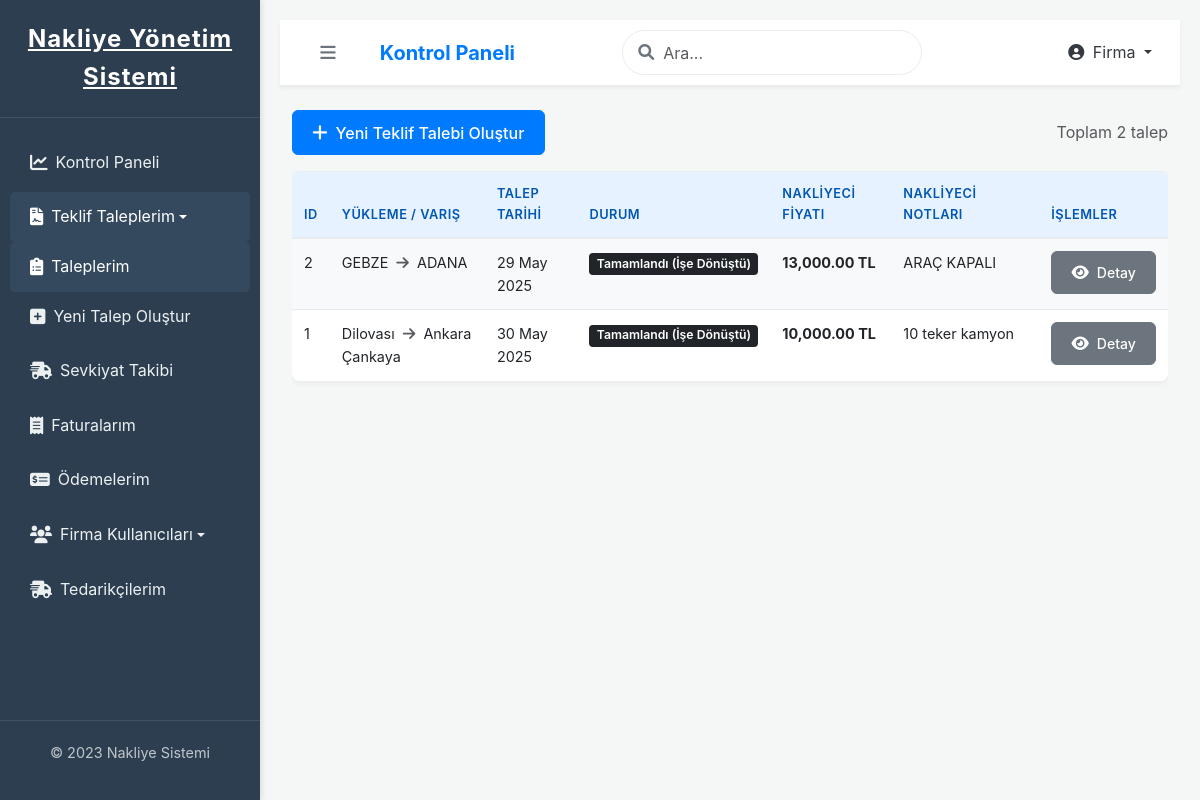
Page /fabrika/teklif-talepleri/ (signed in) on the committed database.
### ana_uygulama/models.py (models this page shows, shortened)
class CustomUser(AbstractUser):
    company = models.ForeignKey(Company, on_delete=models.SET_NULL, null=True, blank=True, verbose_name="Bağlı Olduğu Firma")
    class Meta:
        verbose_name = "Kullanıcı"
        verbose_name_plural = "Kullanıcılar"

class QuoteRequest(models.Model):
    STATUS_CHOICES = [
        ('PENDING', 'Beklemede'),
        ('QUOTED', 'Fiyat Verildi'),
        ('ACCEPTED', 'Kabul Edildi'),
        ('REJECTED', 'Reddedildi'),
        ('COMPLETED', 'Tamamlandı (İşe Dönüştü)'), # Teklif işe dönüştürüldüğünde
    ]
    factory = models.ForeignKey(
        Company,
        on_delete=models.CASCADE, # Fabrika silinirse talepleri de silinir.
        limit_choices_to={'company_type': 'FABRIKA'},
        related_name='quote_requests_as_factory',
        verbose_name="Talep Eden Fabrika"
    )
    created_by_user = models.ForeignKey(
        CustomUser,
        on_delete=models.SET_NULL,
        null=True, blank=True,
        related_name='quote_requests_created',
        verbose_name="Oluşturan Kullanıcı"
    )
    priced_by_shipper_company = models.ForeignKey(
        Company,
        on_delete=models.SET_NULL,
        null=True, blank=True,
        limit_choices_to={'company_type': 'NAKLIYECI'},
        related_name='given_quotes',
        verbose_name="Fiyat Veren Nakliyeci Firma"
    )
    origin = models.CharField(max_length=255, verbose_name="Yükleme Yeri (Çıkış)")
    destination = models.CharField(max_length=255, verbose_name="Teslimat Yeri (Varış)")
    load_description = models.TextField(verbose_name="Yük Açıklaması (Cinsi, Ağırlığı, Hacmi vb.)")
    weight = models.DecimalField(max_digits=8, decimal_places=2, null=True, blank=True, verbose_name="Ağırlık (kg)")
    volume = models.DecimalField(max_digits=8, decimal_places=2, null=True, blank=True, verbose_name="Hacim (m³)")
    requested_pickup_date = models.DateField(verbose_name="Talep Edilen Yükleme Tarihi")
    delivery_date_earliest = models.DateField(null=True, blank=True, verbose_name="En Erken Teslimat Tarihi")
    delivery_date_latest = models.DateField(null=True, blank=True, verbose_name="En Geç Teslimat Tarihi")
    offered_price = models.DecimalField(max_digits=10, decimal_places=2, null=True, blank=True, verbose_name="Teklif Edilen Fiyat (Nakliyeci)")
    shipper_notes = models.TextField(blank=True, null=True, verbose_name="Nakliyeci Notları")
    status = models.CharField(max_length=20, choices=STATUS_CHOICES, default='PENDING', verbose_name="Durum")
    created_at = models.DateTimeField(auto_now_add=True, verbose_name="Oluşturulma Tarihi")
    updated_at = models.DateTimeField(auto_now=True, verbose_name="Son Güncellenme Tarihi")
    class Meta:
        verbose_name = "Fiyat Teklifi Talebi"
        verbose_name_plural = "Fiyat Teklifi Talepleri"
        ordering = ['-created_at']

### ana_uygulama/views.py (the view)
# urls.py: path('fabrika/teklif-talepleri/', views.quote_request_list_fabrika_view, name='quote_request_list_fabrika_view'),
@login_required
def quote_request_list_fabrika_view(request):
    if not request.user.company or request.user.company.company_type != 'FABRIKA':
        messages.error(request, "Bu sayfaya erişim izniniz yok.")
        return redirect('ana_uygulama:dashboard')
    quote_requests = QuoteRequest.objects.filter(factory=request.user.company).order_by('-created_at')
    context = {'quote_requests': quote_requests, 'page_title': "Teklif Talepleri"}
    return render(request, 'ana_uygulama/fabrika/quote_request_list.html', context)

### ana_uygulama/templates/ana_uygulama/fabrika/quote_request_list.html (shortened to what this page needs)
{% extends "base.html" %}
{% load static %}
{% load humanize %}
{% block content %}
    <div class="d-flex justify-content-between align-items-center mb-3">
        <a href="{% url 'ana_uygulama:quote_request_create_fabrika' %}" class="btn btn-primary"><i class="fas fa-plus"></i> Yeni Teklif Talebi Oluştur</a>
        <span class="text-muted">Toplam {{ quote_requests.count }} talep</span>
    </div>
    {% if quote_requests %}
        <div class="table-responsive">
            <table class="table table-hover table-striped">
                <thead>
                    <tr>
                        <th>ID</th>
                        <th>Yükleme / Varış</th>
                        <th>Talep Tarihi</th>
                        <th>Durum</th>
                        <th>Nakliyeci Fiyatı</th>
                        <th>Nakliyeci Notları</th>
                        <th>İşlemler</th>
                    </tr>
                </thead>
                <tbody>
                    {% for quote in quote_requests %}
                    <tr>
                        <td>{{ quote.id }}</td>
                        <td>{{ quote.origin }} <i class="fas fa-arrow-right mx-1 text-muted"></i> {{ quote.destination }}</td>
                        <td>{{ quote.requested_pickup_date|date:"d M Y" }}</td>
                        <td>
                            <span class="badge
                                {% if quote.status == 'PENDING' %}bg-secondary
                                {% elif quote.status == 'QUOTED' %}bg-info
                                {% elif quote.status == 'ACCEPTED' %}bg-success
                                {% elif quote.status == 'REJECTED' %}bg-danger
                                {% elif quote.status == 'COMPLETED' %}bg-dark
                                {% else %}bg-light text-dark{% endif %}">
                                {{ quote.get_status_display }}
                            </span>
                        </td>
                        <td>
                            {% if quote.offered_price %}
                                <strong>{{ quote.offered_price|intcomma }} TL</strong>
                            {% else %}
                                <span class="text-muted">- Bekleniyor -</span>
                            {% endif %}
                        </td>
                        <td>
                            {% if quote.shipper_notes %}
                               <span class="d-inline-block text-truncate" style="max-width: 150px;" title="{{ quote.shipper_notes }}">
                                    {{ quote.shipper_notes }}
                                </span>
                            {% else %}-{% endif %}
                        </td>
                        <td>
                            {% if quote.status == 'QUOTED' %}
                                <a href="{% url 'ana_uygulama:quote_request_respond_fabrika' quote_id=quote.id %}" class="btn btn-sm btn-primary">
                                    <i class="fas fa-gavel"></i> Teklifi Değerlendir
                                </a>
                            {% elif quote.status == 'PENDING' %}
                                 <a href="#" class="btn btn-sm btn-warning disabled" title="Düzenleme/İptal özelliği eklenebilir">
                                    <i class="fas fa-edit"></i> Düzenle/İptal Et
                                </a>
                            {% else %}
                                 <a href="{% url 'ana_uygulama:quote_request_detail_fabrika' quote_id=quote.id %}" class="btn btn-sm btn-secondary">
                                    <i class="fas fa-eye"></i> Detay
                                </a>
                            {% endif %}
                        </td>
                    </tr>
                    {% endfor %}
                </tbody>
            </table>
        </div>
    {% else %}
        <div class="alert alert-info">
            <i class="fas fa-info-circle"></i> Henüz oluşturduğunuz bir teklif talebi bulunmamaktadır.
        </div>
    {% endif %}
{% endblock %}

### templates/base.html (shortened to what this page needs)
{% load static %}
<!DOCTYPE html>
<html lang="tr">
<head>
    <link href="https://cdn.jsdelivr.net/npm/bootstrap@5.3.0/dist/css/bootstrap.min.css" rel="stylesheet">
    <link rel="stylesheet" href="https://cdnjs.cloudflare.com/ajax/libs/font-awesome/6.0.0-beta3/css/all.min.css">
    <link href="https://cdn.jsdelivr.net/npm/select2@4.1.0-rc.0/dist/css/select2.min.css" rel="stylesheet" />
    <link href="https://cdn.jsdelivr.net/npm/select2-bootstrap-5-theme@1.3.0/dist/select2-bootstrap-5-theme.min.css" rel="stylesheet" />
    <link rel="stylesheet" href="{% static 'css/style.css' %}?v=1.1">
</head>
<body>
    <div class="page-container">
        <nav id="sidebar" class="sidebar">
            <div class="sidebar-header">
                <a href="{% url 'ana_uygulama:dashboard' %}" class="logo-text">Nakliye Yönetim Sistemi</a>
            </div>
            <ul class="sidebar-menu">
                <li class="menu-item">
                    <a href="{% url 'ana_uygulama:dashboard' %}" class="menu-link {% if request.resolver_match.url_name == 'dashboard' %}active{% endif %}">
                        <i class="fas fa-chart-line me-2"></i> Kontrol Paneli
                    </a>
                </li>
                {% if request.user.is_authenticated and request.user.company.company_type == 'FABRIKA' %}
                <li class="menu-item">
                    <a href="#quoteFabrikaSubmenu" data-bs-toggle="collapse" aria-expanded="false" class="menu-link dropdown-toggle {% if 'quote_request_list_fabrika_view' == request.resolver_match.url_name or 'quote_request_create_fabrika_view' == request.resolver_match.url_name or 'quote_request_detail_fabrika_view' == request.resolver_match.url_name %}active{% endif %}">
                        <i class="fas fa-file-contract me-2"></i> Teklif Taleplerim
                    </a>
                    <ul class="collapse list-unstyled" id="quoteFabrikaSubmenu">
                        <li>
                            <a href="{% url 'ana_uygulama:quote_request_list_fabrika_view' %}" class="menu-link sub-menu-link {% if request.resolver_match.url_name == 'quote_request_list_fabrika_view' %}active{% endif %}">
                                <i class="fas fa-clipboard-list me-2"></i> Taleplerim
                            </a>
                        </li>
                        <li>
                            <a href="{% url 'ana_uygulama:quote_request_create_fabrika_view' %}" class="menu-link sub-menu-link {% if request.resolver_match.url_name == 'quote_request_create_fabrika_view' %}active{% endif %}">
                                <i class="fas fa-plus-square me-2"></i> Yeni Talep Oluştur
                            </a>
                        </li>
                    </ul>
                </li>
                <li class="menu-item">
                    <a href="{% url 'ana_uygulama:shipment_list_fabrika_view' %}" class="menu-link ">
                        <i class="fas fa-shipping-fast me-2"></i> Sevkiyat Takibi
                    </a>
                </li>
                <li class="menu-item">
                    <a href="{% url 'ana_uygulama:invoice_list_fabrika_view' %}" class="menu-link ">
                        <i class="fas fa-receipt me-2"></i> Faturalarım
                    </a>
                </li>
                <li class="menu-item">
                    <a href="{% url 'ana_uygulama:payment_list_fabrika_view' %}" class="menu-link ">
                        <i class="fas fa-money-check-alt me-2"></i> Ödemelerim
                    </a>
                </li>
                <li class="menu-item">
                    <a href="#companyUserFabrikaSubmenu" data-bs-toggle="collapse" aria-expanded="false" class="menu-link dropdown-toggle ">
                        <i class="fas fa-users me-2"></i> Firma Kullanıcıları
                    </a>
                </li>
                <li class="menu-item">
                    <a href="{% url 'ana_uygulama:company_list_for_fabrika_view' %}" class="menu-link ">
                        <i class="fas fa-shipping-fast me-2"></i> Tedarikçilerim
                    </a>
                </li>
                {% endif %}
            </ul>
            <div class="sidebar-footer">
                <p>&copy; 2023 Nakliye Sistemi</p>
            </div>
        </nav>
        <div class="main-content" id="main-content">
            <nav class="navbar navbar-expand-lg">
                <button type="button" id="sidebarCollapse" class="btn btn-outline-secondary me-3">
                    <i class="fas fa-bars"></i>
                </button>
                <a class="navbar-brand me-auto" href="{% url 'ana_uygulama:dashboard' %}">Kontrol Paneli</a>
                <div class="search-box me-3">
                    <span class="search-icon"><i class="fas fa-search"></i></span>
                    <input type="text" class="form-control" id="global-search-input" placeholder="Ara...">
                </div>
                <ul class="navbar-nav ms-auto">
                    <li class="nav-item dropdown">
                        <a class="nav-link dropdown-toggle" href="#" id="navbarDropdown" role="button" data-bs-toggle="dropdown" aria-expanded="false">
                            <i class="fas fa-user-circle me-1"></i> {{ request.user.first_name|default:request.user.username }}
                        </a>
                    </li>
                </ul>
            </nav>
            <div class="container-fluid mt-4">
                {% block content %}{% endblock %}
            </div>
        </div>
    </div>
</body>
</html>

### rows in the picture
CustomUser: user.first_name "Firma"
QuoteRequest: id "2", origin "GEBZE", destination "ADANA", requested_pickup_date "29 May 2025", status "Tamamlandı (İşe Dönüştü)", offered_price "13,000.00", shipper_notes "ARAÇ KAPALI", shows "Detay"
QuoteRequest: id "1", origin "Dilovası", destination "Ankara Çankaya", requested_pickup_date "30 May 2025", status "Tamamlandı (İşe Dönüştü)", offered_price "10,000.00", shipper_notes "10 teker kamyon", shows "Detay"

### other values in the picture
{{ quote_requests.count }} "2"
